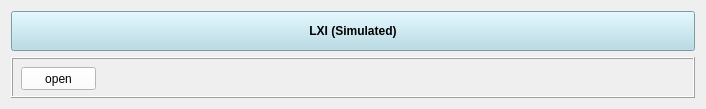
                  <widget class="QWidget" name="scrollAreaWidgetContents_5">
                   <property name="geometry">
                    <rect>
                     <x>0</x>
                     <y>0</y>
                     <width>706</width>
                     <height>105</height>
                    </rect>
                   </property>
                   <layout class="QVBoxLayout" name="verticalLayout_5">
                    <item>
                     <widget class="QPushButton" name="pushButton_LXI">
                      <property name="minimumSize">
                       <size>
                        <width>0</width>
                        <height>40</height>
                       </size>
                      </property>
                      <property name="font">
                       <font>
                        <weight>75</weight>
                        <bold>true</bold>
                       </font>
                      </property>
                      <property name="styleSheet">
                       <string notr="true">QPushButton
                             {
                            
	background-color : lightblue
                            }

      QPushButton::pressed
                             {
                         
	background-color: rgb(66, 133, 200);
                             }
</string>
                      </property>
                      <property name="text">
                       <string>LXI (Simulated)</string>
                      </property>
                      <property name="autoDefault">
                       <bool>false</bool>
                      </property>
                      <property name="default">
                       <bool>false</bool>
                      </property>
                      <property name="flat">
                       <bool>false</bool>
                      </property>
                     </widget>
                    </item>
                    <item>
                     <widget class="QFrame" name="frame_LXI">
                      <property name="sizePolicy">
                       <sizepolicy hsizetype="Minimum" vsizetype="Fixed">
                        <horstretch>0</horstretch>
                        <verstretch>0</verstretch>
                       </sizepolicy>
                      </property>
                      <property name="minimumSize">
                       <size>
                        <width>650</width>
                        <height>41</height>
                       </size>
                      </property>
                      <property name="styleSheet">
                       <string notr="true"/>
                      </property>
                      <property name="frameShape">
                       <enum>QFrame::Box</enum>
                      </property>
                      <property name="frameShadow">
                       <enum>QFrame::Raised</enum>
                      </property>
                      <widget class="QPushButton" name="pushButton_open_LXI">
                       <property name="geometry">
                        <rect>
                         <x>10</x>
                         <y>10</y>
                         <width>75</width>
                         <height>23</height>
                        </rect>
                       </property>
                       <property name="sizePolicy">
                        <sizepolicy hsizetype="Fixed" vsizetype="Fixed">
                         <horstretch>0</horstretch>
                         <verstretch>13</verstretch>
                        </sizepolicy>
                       </property>
                       <property name="contextMenuPolicy">
                        <enum>Qt::PreventContextMenu</enum>
                       </property>
                       <property name="layoutDirection">
                        <enum>Qt::LeftToRight</enum>
                       </property>
                       <property name="styleSheet">
                        <string notr="true">background-color: rgb(126, 126, 126);
background-color: rgb(255, 255, 255);</string>
                       </property>
                       <property name="text">
                        <string>open</string>
                       </property>
                       <property name="autoDefault">
                        <bool>false</bool>
                       </property>
                       <property name="default">
                        <bool>false</bool>
                       </property>
                       <property name="flat">
                        <bool>false</bool>
                       </property>
                      </widget>
                      <widget class="QLabel" name="label_LXI">
                       <property name="geometry">
                        <rect>
                         <x>91</x>
                         <y>16</y>
                         <width>551</width>
                         <height>16</height>
                        </rect>
                       </property>
                       <property name="styleSheet">
                        <string notr="true"/>
                       </property>
                       <property name="frameShape">
                        <enum>QFrame::NoFrame</enum>
                       </property>
                       <property name="text">
                        <string/>
                       </property>
                      </widget>
                      <zorder>pushButton_open_LXI</zorder>
                      <zorder>label_LXI</zorder>
                      <zorder>scrollArea_PCI</zorder>
                      <zorder>scrollArea_PCI</zorder>
                     </widget>
                    </item>
                   </layout>
                  </widget>
